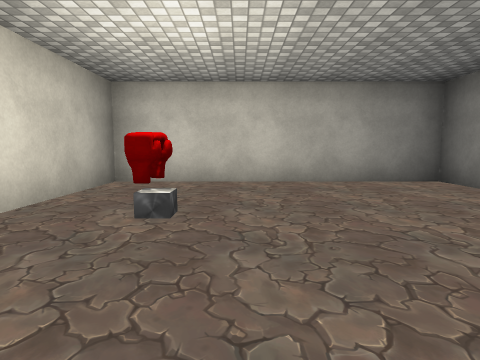
[1] (above)

21 first-person views from a walk through a scene from a Unity 3-D project. The camera is 1.2 m above the floor, tilts 6° down and sees 75° across. The floor is counted in squares, 2 m on a side. Each view is taken from the middle of a square. On the plan, view 1 faces up. The plan holds only what a view shows up to about 9 squares ahead; the rest is blank. The place goes on beyond the plan. The player is left out. Some animated figures are not drawn. Some surface patterns are stand-ins.

[2]
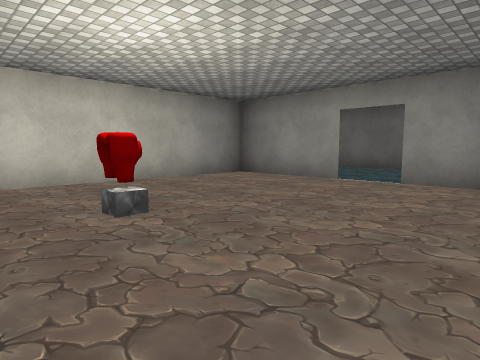

[3]
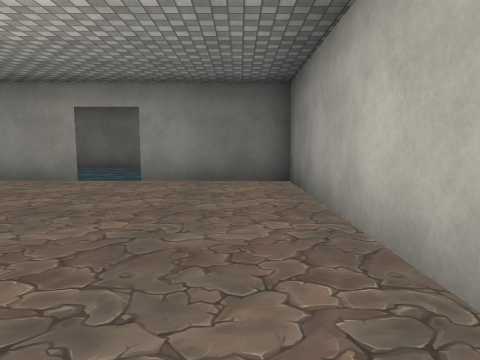

[4]
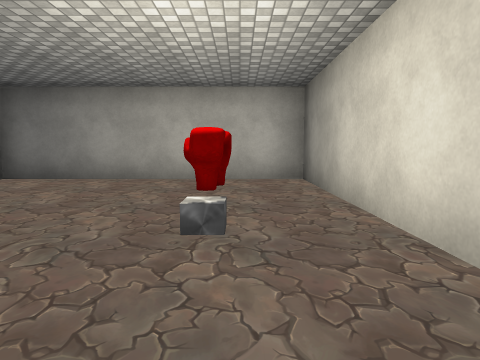

[5]
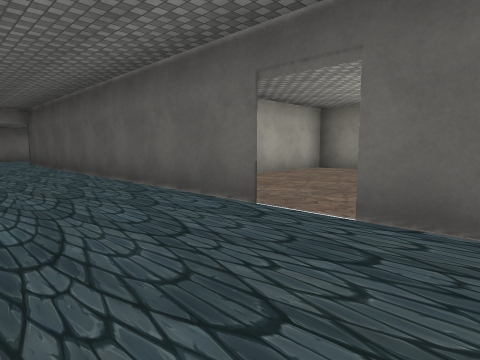

[6]
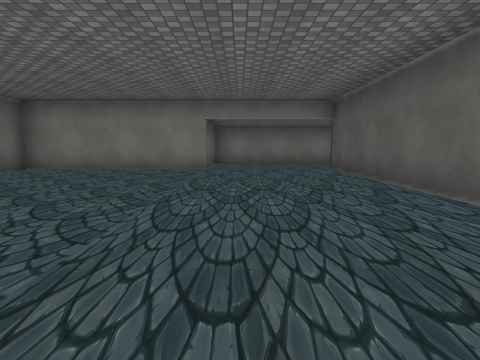

[7]
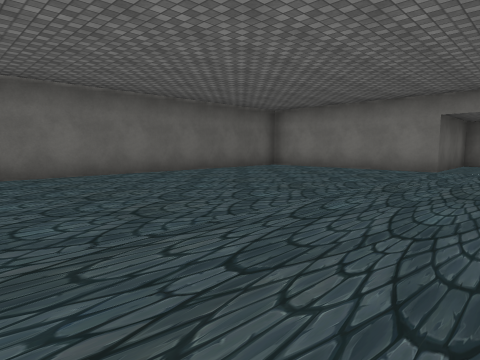

[8]
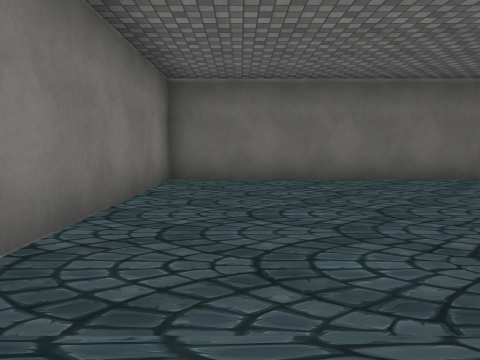

[9]
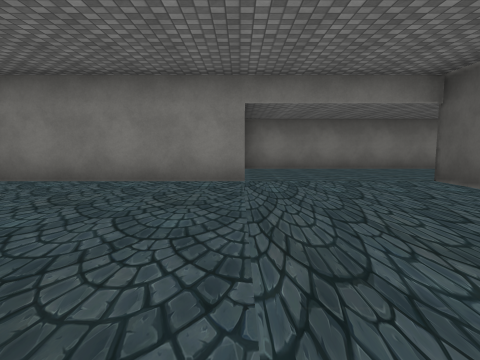

[10]
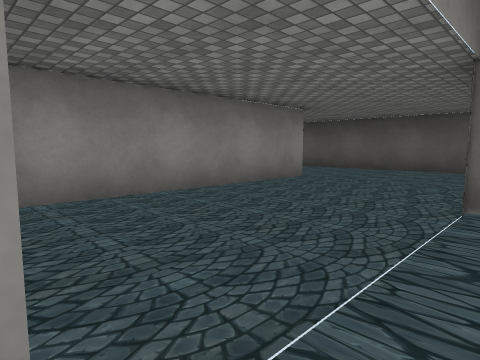

[11]
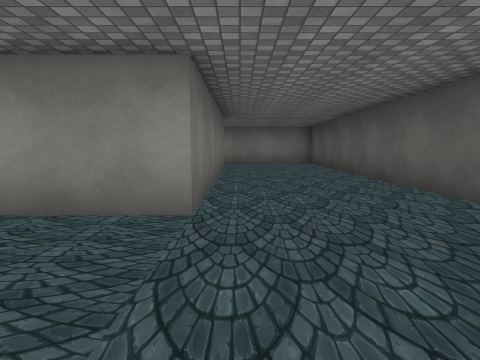

[12]
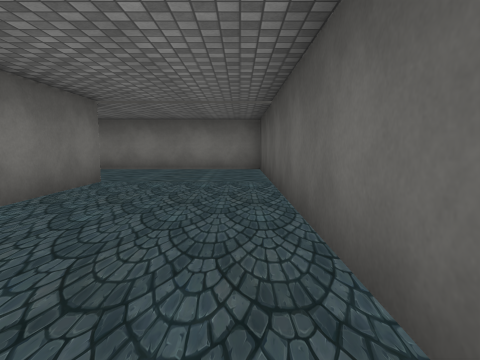

[13]
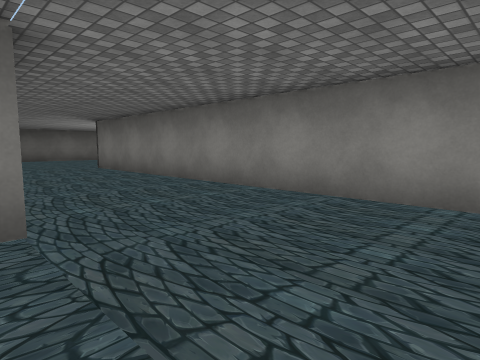

[14]
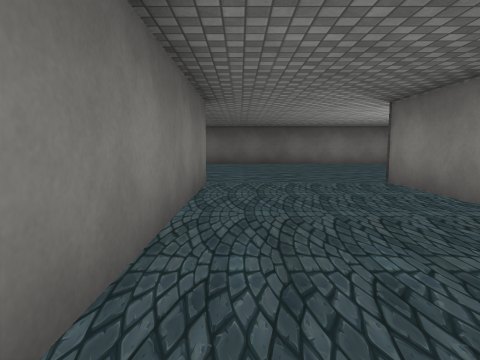

[15]
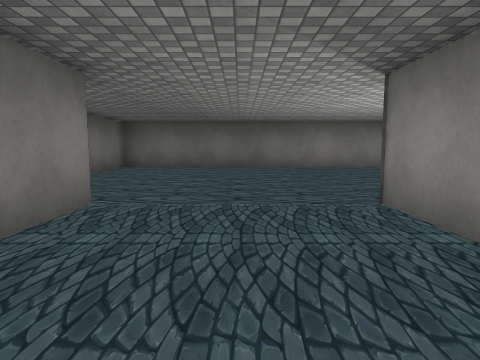

[16]
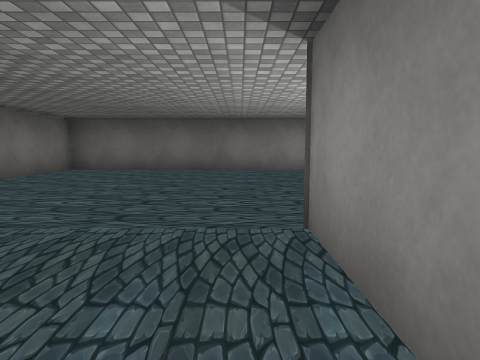

[17]
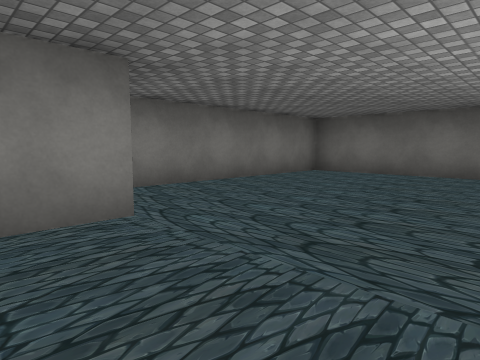

[18]
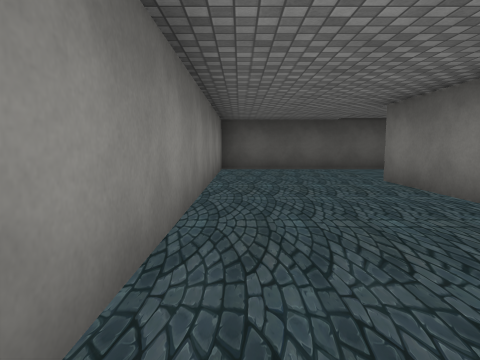

[19]
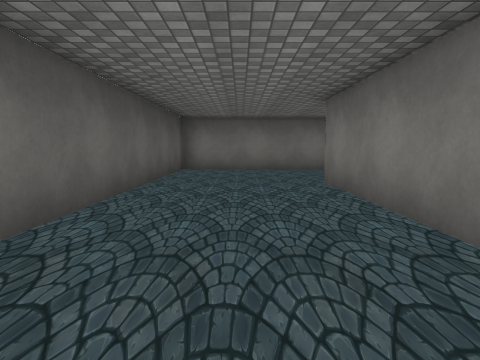

[20]
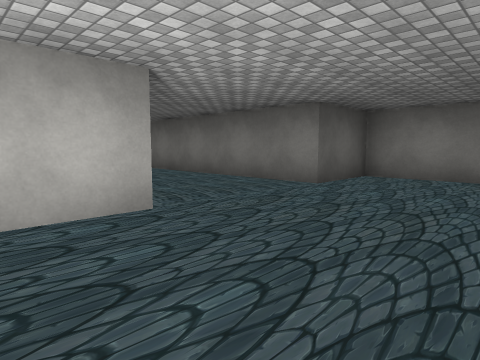

[21]
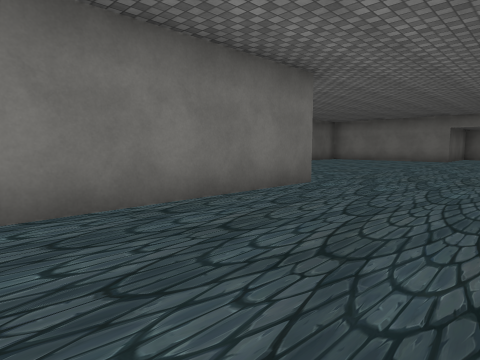

### Floor plan
Key: @ floor where view 1 was taken; # wall or solid block; . floor; T thing the floor can be seen under or through; O other object.
Columns run from 3 left of view 1 to 15 right of it. Each row starts with its distance up from view 1.
  6 #######...#
  5 #.....#...#
  4 #.....T...#
  3 #.O...T...#
  2 #.........######
  1 #.....#........#
  0 #..@..#........#
 -1 #######........#
 -2       #........#
 -3       #........#
 -4       #........#
 -5       #........#
 -6       #........#
 -7       #........#
 -8  ######........#
 -9  #........######
-10  #........#
-11  #........#
-12  #...######
-13  #...#
-14  #...#
-15  #...#     ########
-16  #...#     #......#
-17  #...#######......#
-18  #................#
-19  #................#
-20  #................#
-21  ###########......#
-22            #......#

Where each view was taken, in squares from view 1:
view 1: 0 up, 0 right, facing up
view 2: 0 up, 2 left, facing up-right
view 3: 0 up, 2 left, facing right
view 4: 5 up, 1 left, facing down
view 5: 4 up, 6 right, facing down-left
view 6: 0 up, 6 right, facing down
view 7: 0 up, 5 right, facing down-right
view 8: 0 up, 6 right, facing right
view 9: 3 down, 7 right, facing down
view 10: 8 down, 7 right, facing down-left
view 11: 9 down, 1 right, facing down
view 12: 12 down, 1 left, facing down
view 13: 17 down, 1 left, facing down-right
view 14: 18 down, 3 right, facing right
view 15: 19 down, 5 right, facing right
view 16: 20 down, 6 right, facing right
view 17: 20 down, 7 right, facing up-right
view 18: 20 down, 7 right, facing left
view 19: 17 down, 0 right, facing up
view 20: 22 down, 11 right, facing up-left
view 21: 6 up, 4 right, facing down-right
